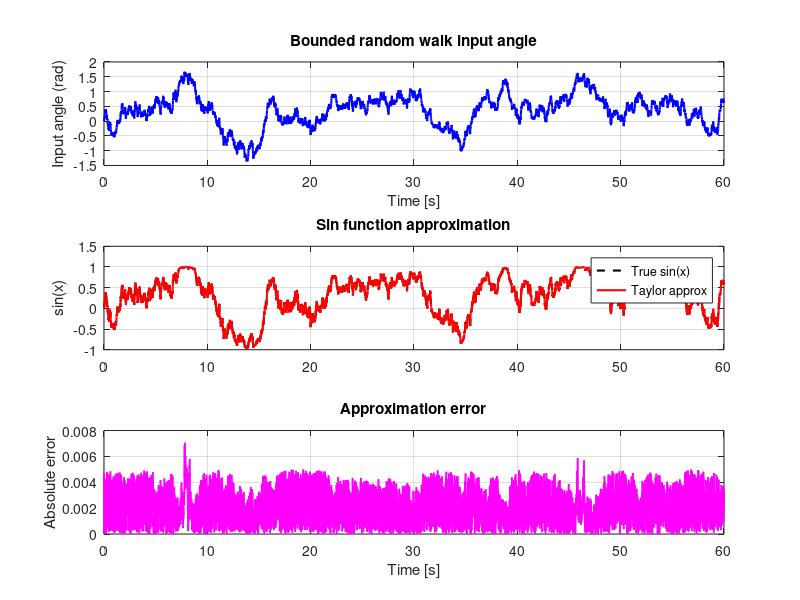

Write MATLAB code to recreate this figure.
clear; clc;

% 파라미터
T = 0.01;       % 샘플링 간격
t_end = 60;     % 총 시간
t = 0:T:t_end;
N = length(t);

s = 100;        % 스케일링 상수
denom = 120;    % 정수화 분모

% 누적각 초기값
x = zeros(1, N);
x(1) = 0;

% 경계 설정 (rad)
x_min = -pi/2;
x_max = pi/2;

% 경계 반발력 세기
k_repulse = 0.5;

for k = 2:N
    % 랜덤 스텝 (백색노이즈)
    step = 0.05 * randn();

    % 경계 반발력: 범위를 벗어나면 반대방향 힘 작용
    if x(k-1) > x_max
        step = step - k_repulse * (x(k-1) - x_max);
    elseif x(k-1) < x_min
        step = step + k_repulse * (x_min - x(k-1));
    end

    % 다음 위치
    x(k) = x(k-1) + step;
end

% 정수화
x_scaled = round(s * x);

% 테일러 다항식 계수 (sin)
c1 = 1;      
c3 = -1/6;   
c5 = 1/120;  

% 정수화 계수
ic1 = c1 * denom * s^4;    
ic3 = c3 * denom * s^2;    
ic5 = c5 * denom;          

% 정수 연산
term1 = round(ic1) * x_scaled;
term2 = round(ic3) * (x_scaled.^3);
term3 = round(ic5) * (x_scaled.^5);

y_scaled = term1 + term2 + term3;

% 역스케일링
y_recovered = y_scaled / (denom * s^5);

% 실제 sin값
y_true = sin(x);

% 그래프 출력
figure;

subplot(3,1,1);
plot(t, x, 'b', 'LineWidth', 1.5);
xlabel('Time [s]');
ylabel('Input angle (rad)');
title('Bounded random walk input angle');
grid on;

subplot(3,1,2);
plot(t, y_true, 'k--', 'LineWidth', 1.5); hold on;
plot(t, y_recovered, 'r', 'LineWidth', 1.5);
legend('True sin(x)', 'Taylor approx');
ylabel('sin(x)');
title('Sin function approximation');
grid on;

subplot(3,1,3);
plot(t, abs(y_true - y_recovered), 'm', 'LineWidth', 1.2);
xlabel('Time [s]');
ylabel('Absolute error');
title('Approximation error');
grid on;
